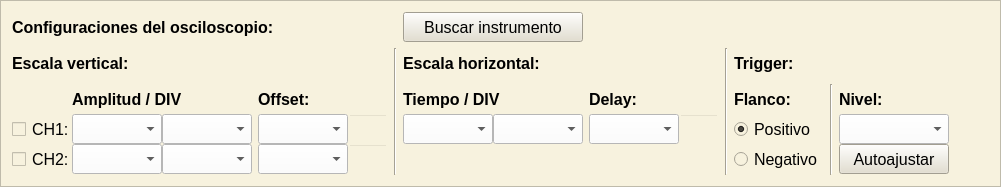
     <widget class="QFrame" name="bloque_configuraciones_osciloscopio">
      <property name="minimumSize">
       <size>
        <width>975</width>
        <height>187</height>
       </size>
      </property>
      <property name="maximumSize">
       <size>
        <width>1000000</width>
        <height>187</height>
       </size>
      </property>
      <property name="font">
       <font>
        <family>Segoe UI</family>
        <pointsize>12</pointsize>
       </font>
      </property>
      <property name="styleSheet">
       <string notr="true">background-color: rgb(247, 242, 222);</string>
      </property>
      <property name="frameShape">
       <enum>QFrame::Shape::StyledPanel</enum>
      </property>
      <property name="frameShadow">
       <enum>QFrame::Shadow::Raised</enum>
      </property>
      <layout class="QGridLayout" name="gridLayout_16">
       <item row="1" column="3">
        <widget class="QPushButton" name="btn_buscar_instrumento">
         <property name="minimumSize">
          <size>
           <width>180</width>
           <height>30</height>
          </size>
         </property>
         <property name="maximumSize">
          <size>
           <width>180</width>
           <height>30</height>
          </size>
         </property>
         <property name="font">
          <font>
           <pointsize>12</pointsize>
          </font>
         </property>
         <property name="styleSheet">
          <string notr="true">background-color: rgba(227, 222, 204, 254);</string>
         </property>
         <property name="text">
          <string>Buscar instrumento</string>
         </property>
        </widget>
       </item>
       <item row="2" column="2" rowspan="2">
        <widget class="Line" name="line">
         <property name="orientation">
          <enum>Qt::Orientation::Vertical</enum>
         </property>
        </widget>
       </item>
       <item row="3" column="10">
        <layout class="QGridLayout" name="grilla_trigger_nivel">
         <property name="spacing">
          <number>0</number>
         </property>
         <item row="1" column="0">
          <widget class="QLabel" name="trigger_nivel">
           <property name="minimumSize">
            <size>
             <width>87</width>
             <height>30</height>
            </size>
           </property>
           <property name="maximumSize">
            <size>
             <width>4464</width>
             <height>30</height>
            </size>
           </property>
           <property name="font">
            <font>
             <family>Segoe UI</family>
             <pointsize>12</pointsize>
             <bold>true</bold>
            </font>
           </property>
           <property name="text">
            <string>Nivel:</string>
           </property>
          </widget>
         </item>
         <item row="2" column="0">
          <widget class="QComboBox" name="trigger_nivel_valor">
           <property name="minimumSize">
            <size>
             <width>110</width>
             <height>30</height>
            </size>
           </property>
           <property name="maximumSize">
            <size>
             <width>110</width>
             <height>30</height>
            </size>
           </property>
           <property name="font">
            <font>
             <family>Segoe UI</family>
             <pointsize>12</pointsize>
            </font>
           </property>
           <property name="styleSheet">
            <string notr="true">background-color: rgb(255, 255, 255);</string>
           </property>
          </widget>
         </item>
         <item row="3" column="0">
          <widget class="QPushButton" name="btn_autoajustar">
           <property name="minimumSize">
            <size>
             <width>110</width>
             <height>30</height>
            </size>
           </property>
           <property name="maximumSize">
            <size>
             <width>110</width>
             <height>30</height>
            </size>
           </property>
           <property name="font">
            <font>
             <pointsize>12</pointsize>
            </font>
           </property>
           <property name="styleSheet">
            <string notr="true">background-color: rgba(227, 222, 204, 254);</string>
           </property>
           <property name="text">
            <string>Autoajustar</string>
           </property>
          </widget>
         </item>
        </layout>
       </item>
       <item row="3" column="3">
        <layout class="QGridLayout" name="grilla_tiempo_div">
         <property name="spacing">
          <number>0</number>
         </property>
         <item row="0" column="0" colspan="2">
          <widget class="QLabel" name="tiempo_div">
           <property name="minimumSize">
            <size>
             <width>87</width>
             <height>30</height>
            </size>
           </property>
           <property name="maximumSize">
            <size>
             <width>4464</width>
             <height>30</height>
            </size>
           </property>
           <property name="font">
            <font>
             <family>Segoe UI</family>
             <pointsize>12</pointsize>
             <bold>true</bold>
            </font>
           </property>
           <property name="text">
            <string>Tiempo / DIV</string>
           </property>
          </widget>
         </item>
         <item row="1" column="1">
          <widget class="QComboBox" name="tiempo_unidad">
           <property name="minimumSize">
            <size>
             <width>90</width>
             <height>30</height>
            </size>
           </property>
           <property name="maximumSize">
            <size>
             <width>90</width>
             <height>30</height>
            </size>
           </property>
           <property name="font">
            <font>
             <pointsize>12</pointsize>
            </font>
           </property>
           <property name="styleSheet">
            <string notr="true">background-color: rgb(255, 255, 255);</string>
           </property>
          </widget>
         </item>
         <item row="1" column="0">
          <widget class="QComboBox" name="tiempo_valor">
           <property name="minimumSize">
            <size>
             <width>90</width>
             <height>30</height>
            </size>
           </property>
           <property name="maximumSize">
            <size>
             <width>90</width>
             <height>30</height>
            </size>
           </property>
           <property name="font">
            <font>
             <pointsize>12</pointsize>
            </font>
           </property>
           <property name="styleSheet">
            <string notr="true">background-color: rgb(255, 255, 255);</string>
           </property>
          </widget>
         </item>
         <item row="2" column="0" colspan="2">
          <spacer name="verticalSpacer">
           <property name="orientation">
            <enum>Qt::Orientation::Vertical</enum>
           </property>
           <property name="sizeType">
            <enum>QSizePolicy::Policy::Maximum</enum>
           </property>
           <property name="sizeHint" stdset="0">
            <size>
             <width>20</width>
             <height>33</height>
            </size>
           </property>
          </spacer>
         </item>
        </layout>
       </item>
       <item row="2" column="3">
        <widget class="QLabel" name="escala_horizontal">
         <property name="minimumSize">
          <size>
           <width>140</width>
           <height>30</height>
          </size>
         </property>
         <property name="maximumSize">
          <size>
           <width>140</width>
           <height>30</height>
          </size>
         </property>
         <property name="font">
          <font>
           <family>Segoe UI</family>
           <pointsize>12</pointsize>
           <bold>true</bold>
          </font>
         </property>
         <property name="text">
          <string>Escala horizontal:</string>
         </property>
        </widget>
       </item>
       <item row="3" column="1">
        <layout class="QGridLayout" name="grilla_offset">
         <property name="spacing">
          <number>0</number>
         </property>
         <item row="0" column="0">
          <widget class="QLabel" name="offset">
           <property name="minimumSize">
            <size>
             <width>90</width>
             <height>30</height>
            </size>
           </property>
           <property name="maximumSize">
            <size>
             <width>90</width>
             <height>30</height>
            </size>
           </property>
           <property name="font">
            <font>
             <family>Segoe UI</family>
             <pointsize>12</pointsize>
             <bold>true</bold>
            </font>
           </property>
           <property name="text">
            <string>Offset:</string>
           </property>
          </widget>
         </item>
         <item row="1" column="0">
          <widget class="QComboBox" name="ch1_offset">
           <property name="minimumSize">
            <size>
             <width>90</width>
             <height>30</height>
            </size>
           </property>
           <property name="maximumSize">
            <size>
             <width>90</width>
             <height>30</height>
            </size>
           </property>
           <property name="font">
            <font>
             <pointsize>12</pointsize>
            </font>
           </property>
           <property name="styleSheet">
            <string notr="true">background-color: rgb(255, 255, 255);</string>
           </property>
          </widget>
         </item>
         <item row="2" column="0">
          <widget class="QComboBox" name="ch2_offset">
           <property name="minimumSize">
            <size>
             <width>90</width>
             <height>30</height>
            </size>
           </property>
           <property name="maximumSize">
            <size>
             <width>90</width>
             <height>30</height>
            </size>
           </property>
           <property name="font">
            <font>
             <family>Segoe UI</family>
             <pointsize>12</pointsize>
            </font>
           </property>
           <property name="styleSheet">
            <string notr="true">background-color: rgb(255, 255, 255);</string>
           </property>
          </widget>
         </item>
         <item row="1" column="1">
          <widget class="QLineEdit" name="ch1_offset_unidad">
           <property name="minimumSize">
            <size>
             <width>40</width>
             <height>30</height>
            </size>
           </property>
           <property name="maximumSize">
            <size>
             <width>40</width>
             <height>30</height>
            </size>
           </property>
           <property name="font">
            <font>
             <family>Segoe UI</family>
             <pointsize>12</pointsize>
            </font>
           </property>
           <property name="styleSheet">
            <string notr="true">background-color: transparent </string>
           </property>
           <property name="readOnly">
            <bool>true</bool>
           </property>
          </widget>
         </item>
         <item row="2" column="1">
          <widget class="QLineEdit" name="ch2_offset_unidad">
           <property name="minimumSize">
            <size>
             <width>40</width>
             <height>30</height>
            </size>
           </property>
           <property name="maximumSize">
            <size>
             <width>40</width>
             <height>30</height>
            </size>
           </property>
           <property name="font">
            <font>
             <family>Segoe UI</family>
             <pointsize>12</pointsize>
            </font>
           </property>
           <property name="styleSheet">
            <string notr="true">background-color: transparent </string>
           </property>
           <property name="readOnly">
            <bool>true</bool>
           </property>
          </widget>
         </item>
        </layout>
       </item>
       <item row="2" column="5" rowspan="2">
        <widget class="Line" name="line_2">
         <property name="orientation">
          <enum>Qt::Orientation::Vertical</enum>
         </property>
        </widget>
       </item>
       <item row="3" column="0">
        <layout class="QGridLayout" name="grilla_amplitud_div">
         <property name="spacing">
          <number>0</number>
         </property>
         <item row="2" column="2">
          <widget class="QComboBox" name="ch2_tension_valor">
           <property name="minimumSize">
            <size>
             <width>90</width>
             <height>30</height>
            </size>
           </property>
           <property name="maximumSize">
            <size>
             <width>90</width>
             <height>30</height>
            </size>
           </property>
           <property name="font">
            <font>
             <pointsize>12</pointsize>
            </font>
           </property>
           <property name="styleSheet">
            <string notr="true">background-color: rgb(255, 255, 255);</string>
           </property>
          </widget>
         </item>
         <item row="1" column="3">
          <widget class="QComboBox" name="ch1_tension_unidad">
           <property name="minimumSize">
            <size>
             <width>90</width>
             <height>30</height>
            </size>
           </property>
           <property name="maximumSize">
            <size>
             <width>90</width>
             <height>30</height>
            </size>
           </property>
           <property name="font">
            <font>
             <pointsize>12</pointsize>
            </font>
           </property>
           <property name="styleSheet">
            <string notr="true">background-color: rgb(255, 255, 255);</string>
           </property>
          </widget>
         </item>
         <item row="2" column="1">
          <widget class="QLabel" name="ch2_tension">
           <property name="minimumSize">
            <size>
             <width>40</width>
             <height>30</height>
            </size>
           </property>
           <property name="maximumSize">
            <size>
             <width>40</width>
             <height>30</height>
            </size>
           </property>
           <property name="font">
            <font>
             <family>Segoe UI</family>
             <pointsize>12</pointsize>
            </font>
           </property>
           <property name="text">
            <string>CH2:</string>
           </property>
          </widget>
         </item>
         <item row="1" column="2">
          <widget class="QComboBox" name="ch1_tension_valor">
           <property name="minimumSize">
            <size>
             <width>90</width>
             <height>30</height>
            </size>
           </property>
           <property name="maximumSize">
            <size>
             <width>90</width>
             <height>30</height>
            </size>
           </property>
           <property name="font">
            <font>
             <pointsize>12</pointsize>
            </font>
           </property>
           <property name="styleSheet">
            <string notr="true">background-color: rgb(255, 255, 255);</string>
           </property>
          </widget>
         </item>
         <item row="1" column="1">
          <widget class="QLabel" name="ch1_tension">
           <property name="minimumSize">
            <size>
             <width>40</width>
             <height>30</height>
            </size>
           </property>
           <property name="maximumSize">
            <size>
             <width>40</width>
             <height>30</height>
            </size>
           </property>
           <property name="font">
            <font>
             <family>Segoe UI</family>
             <pointsize>12</pointsize>
            </font>
           </property>
           <property name="text">
            <string>CH1:</string>
           </property>
          </widget>
         </item>
         <item row="2" column="3">
          <widget class="QComboBox" name="ch2_tension_unidad">
           <property name="minimumSize">
            <size>
             <width>90</width>
             <height>30</height>
            </size>
           </property>
           <property name="maximumSize">
            <size>
             <width>90</width>
             <height>30</height>
            </size>
           </property>
           <property name="font">
            <font>
             <family>Segoe UI</family>
             <pointsize>12</pointsize>
            </font>
           </property>
           <property name="styleSheet">
            <string notr="true">background-color: rgb(255, 255, 255);</string>
           </property>
          </widget>
         </item>
         <item row="0" column="2" colspan="2">
          <widget class="QLabel" name="amplitud_div">
           <property name="minimumSize">
            <size>
             <width>87</width>
             <height>30</height>
            </size>
           </property>
           <property name="maximumSize">
            <size>
             <width>4464</width>
             <height>30</height>
            </size>
           </property>
           <property name="font">
            <font>
             <family>Segoe UI</family>
             <pointsize>12</pointsize>
             <bold>true</bold>
            </font>
           </property>
           <property name="text">
            <string>Amplitud / DIV</string>
           </property>
          </widget>
         </item>
         <item row="1" column="0">
          <widget class="QCheckBox" name="habilitador_ch1">
           <property name="enabled">
            <bool>true</bool>
           </property>
           <property name="minimumSize">
            <size>
             <width>20</width>
             <height>30</height>
            </size>
           </property>
           <property name="maximumSize">
            <size>
             <width>20</width>
             <height>30</height>
            </size>
           </property>
           <property name="font">
            <font>
             <family>Segoe UI</family>
             <pointsize>10</pointsize>
            </font>
           </property>
           <property name="toolTipDuration">
            <number>-1</number>
           </property>
           <property name="layoutDirection">
            <enum>Qt::LayoutDirection::LeftToRight</enum>
           </property>
           <property name="autoFillBackground">
            <bool>false</bool>
           </property>
           <property name="text">
            <string/>
           </property>
           <property name="checked">
            <bool>false</bool>
           </property>
          </widget>
         </item>
         <item row="2" column="0">
          <widget class="QCheckBox" name="habilitador_ch2">
           <property name="enabled">
            <bool>true</bool>
           </property>
           <property name="minimumSize">
            <size>
             <width>20</width>
             <height>30</height>
            </size>
           </property>
           <property name="maximumSize">
            <size>
             <width>20</width>
             <height>30</height>
            </size>
           </property>
           <property name="font">
            <font>
             <family>Segoe UI</family>
             <pointsize>10</pointsize>
            </font>
           </property>
           <property name="toolTipDuration">
            <number>-1</number>
           </property>
           <property name="layoutDirection">
            <enum>Qt::LayoutDirection::LeftToRight</enum>
           </property>
           <property name="autoFillBackground">
            <bool>false</bool>
           </property>
           <property name="text">
            <string/>
           </property>
           <property name="checked">
            <bool>false</bool>
           </property>
          </widget>
         </item>
        </layout>
       </item>
       <item row="3" column="4">
        <layout class="QGridLayout" name="grilla_delay">
         <property name="spacing">
          <number>0</number>
         </property>
         <item row="0" column="0">
          <widget class="QLabel" name="delay">
           <property name="minimumSize">
            <size>
             <width>50</width>
             <height>30</height>
            </size>
           </property>
           <property name="maximumSize">
            <size>
             <width>50</width>
             <height>30</height>
            </size>
           </property>
           <property name="font">
            <font>
             <family>Segoe UI</family>
             <pointsize>12</pointsize>
             <bold>true</bold>
            </font>
           </property>
           <property name="text">
            <string>Delay:</string>
           </property>
          </widget>
         </item>
         <item row="2" column="0">
          <spacer name="verticalSpacer_4">
           <property name="orientation">
            <enum>Qt::Orientation::Vertical</enum>
           </property>
           <property name="sizeType">
            <enum>QSizePolicy::Policy::Maximum</enum>
           </property>
           <property name="sizeHint" stdset="0">
            <size>
             <width>20</width>
             <height>33</height>
            </size>
           </property>
          </spacer>
         </item>
         <item row="1" column="1">
          <widget class="QLineEdit" name="delay_unidad">
           <property name="minimumSize">
            <size>
             <width>40</width>
             <height>30</height>
            </size>
           </property>
           <property name="maximumSize">
            <size>
             <width>40</width>
             <height>30</height>
            </size>
           </property>
           <property name="font">
            <font>
             <family>Segoe UI</family>
             <pointsize>12</pointsize>
            </font>
           </property>
           <property name="styleSheet">
            <string notr="true">background-color: transparent </string>
           </property>
           <property name="readOnly">
            <bool>true</bool>
           </property>
          </widget>
         </item>
         <item row="1" column="0">
          <widget class="QComboBox" name="delay_valor">
           <property name="minimumSize">
            <size>
             <width>90</width>
             <height>30</height>
            </size>
           </property>
           <property name="maximumSize">
            <size>
             <width>90</width>
             <height>30</height>
            </size>
           </property>
           <property name="font">
            <font>
             <family>Segoe UI</family>
             <pointsize>12</pointsize>
            </font>
           </property>
           <property name="styleSheet">
            <string notr="true">background-color: rgb(255, 255, 255);</string>
           </property>
          </widget>
         </item>
        </layout>
       </item>
       <item row="1" column="0" colspan="2">
        <widget class="QLabel" name="configuraciones_osciloscopio">
         <property name="minimumSize">
          <size>
           <width>270</width>
           <height>30</height>
          </size>
         </property>
         <property name="maximumSize">
          <size>
           <width>270</width>
           <height>30</height>
          </size>
         </property>
         <property name="font">
          <font>
           <family>Segoe UI</family>
           <pointsize>12</pointsize>
           <bold>true</bold>
          </font>
         </property>
         <property name="text">
          <string>Configuraciones del osciloscopio:</string>
         </property>
        </widget>
       </item>
       <item row="3" column="9">
        <widget class="Line" name="line_3">
         <property name="orientation">
          <enum>Qt::Orientation::Vertical</enum>
         </property>
        </widget>
       </item>
       <item row="3" column="11">
        <spacer name="horizontalSpacer_4">
         <property name="orientation">
          <enum>Qt::Orientation::Horizontal</enum>
         </property>
         <property name="sizeHint" stdset="0">
          <size>
           <width>40</width>
           <height>20</height>
          </size>
         </property>
        </spacer>
       </item>
       <item row="3" column="8">
        <layout class="QGridLayout" name="grilla_trigger_flanco">
         <property name="spacing">
          <number>0</number>
         </property>
         <item row="2" column="0">
          <widget class="QRadioButton" name="trigger_f_negativo">
           <property name="minimumSize">
            <size>
             <width>90</width>
             <height>30</height>
            </size>
           </property>
           <property name="maximumSize">
            <size>
             <width>90</width>
             <height>30</height>
            </size>
           </property>
           <property name="font">
            <font>
             <family>Segoe UI</family>
             <pointsize>12</pointsize>
            </font>
           </property>
           <property name="text">
            <string>Negativo</string>
           </property>
          </widget>
         </item>
         <item row="1" column="0">
          <widget class="QRadioButton" name="trigger_f_positivo">
           <property name="minimumSize">
            <size>
             <width>90</width>
             <height>30</height>
            </size>
           </property>
           <property name="maximumSize">
            <size>
             <width>90</width>
             <height>30</height>
            </size>
           </property>
           <property name="font">
            <font>
             <family>Segoe UI</family>
             <pointsize>12</pointsize>
            </font>
           </property>
           <property name="text">
            <string>Positivo</string>
           </property>
           <property name="checked">
            <bool>true</bool>
           </property>
          </widget>
         </item>
         <item row="0" column="0">
          <widget class="QLabel" name="trigger_flanco">
           <property name="minimumSize">
            <size>
             <width>85</width>
             <height>30</height>
            </size>
           </property>
           <property name="maximumSize">
            <size>
             <width>85</width>
             <height>30</height>
            </size>
           </property>
           <property name="font">
            <font>
             <family>Segoe UI</family>
             <pointsize>12</pointsize>
             <bold>true</bold>
            </font>
           </property>
           <property name="text">
            <string>Flanco:</string>
           </property>
          </widget>
         </item>
        </layout>
       </item>
       <item row="2" column="0">
        <widget class="QLabel" name="escala_vertical">
         <property name="minimumSize">
          <size>
           <width>120</width>
           <height>30</height>
          </size>
         </property>
         <property name="maximumSize">
          <size>
           <width>120</width>
           <height>30</height>
          </size>
         </property>
         <property name="font">
          <font>
           <family>Segoe UI</family>
           <pointsize>12</pointsize>
           <bold>true</bold>
          </font>
         </property>
         <property name="text">
          <string>Escala vertical:</string>
         </property>
        </widget>
       </item>
       <item row="2" column="8">
        <widget class="QLabel" name="trigger">
         <property name="minimumSize">
          <size>
           <width>60</width>
           <height>30</height>
          </size>
         </property>
         <property name="maximumSize">
          <size>
           <width>60</width>
           <height>30</height>
          </size>
         </property>
         <property name="font">
          <font>
           <family>Segoe UI</family>
           <pointsize>12</pointsize>
           <bold>true</bold>
          </font>
         </property>
         <property name="text">
          <string>Trigger:</string>
         </property>
        </widget>
       </item>
      </layout>
     </widget>
